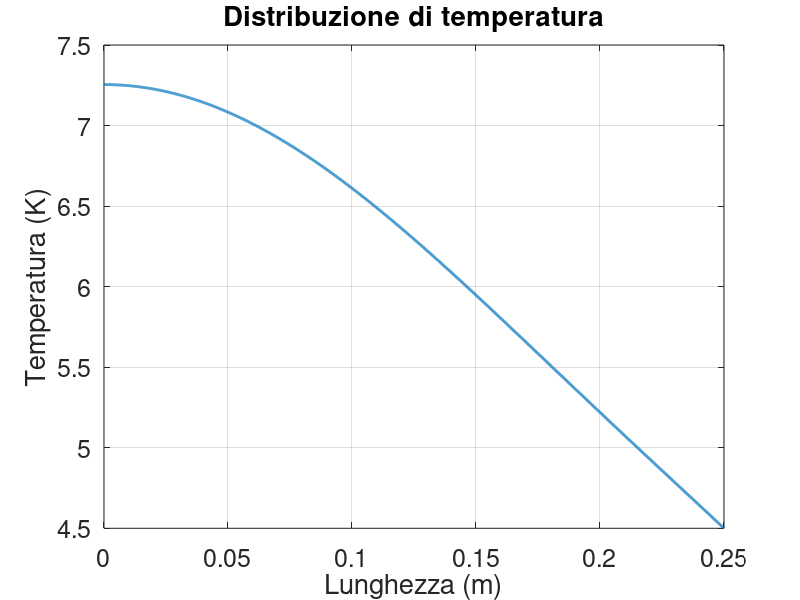

Write the MATLAB code that produced this figure.
clc
clear 
close all

%% Assegno i dati
LL=50e-2; %m
bb=10e-2; %m
th=2e-2; %m
kk=350; %W/(m*K)
hh=500; %W/(m^2*K)
The=4.5; %K
II=7e3; %A
rho_el0=1.75e-8; %ohm*m
L0=56e-2; %m

rhoel=@(x) rho_el0*(cos(pi*x./L0)).^2; %ohm*m
As=2*(bb+th)*LL; %m^2
SS=th*bb; %m^2
VV=SS*LL; %m^3

%% Soluzione numerica
%Creazione della griglia
dx=1e-4;
xx=(0:dx:LL/2)';
nn=length(xx);

%Assemblaggio matrice A
CC=hh*As/VV/kk;

sub_diag=ones(nn,1);
main=-(2+CC*dx^2)*ones(nn,1);
super_diag=sub_diag;

BB=[sub_diag,main,super_diag];

AA=spdiags(BB,-1:1,nn,nn);

%Vettore dei termini noti b
qvol=II^2*LL*rhoel(xx)./(SS*VV); %W/m^3
bb=-qvol*dx^2./kk-CC*dx^2*The;

%Condizioni al contorno
%i=1
AA(1,1)=1;
AA(1,2)=-1;
bb(1)=0;

%i=end
AA(end,end-1)=0;
AA(end,end)=1;
bb(end)=The;

%% Soluzione
TT=AA\bb;

figure(1)
plot(xx,TT,'linewidth',2)
title('Distribuzione di temperatura')
xlabel('Lunghezza (m)')
ylabel('Temperatura (K)')
set(gca,'fontsize',18)
box on
grid on
